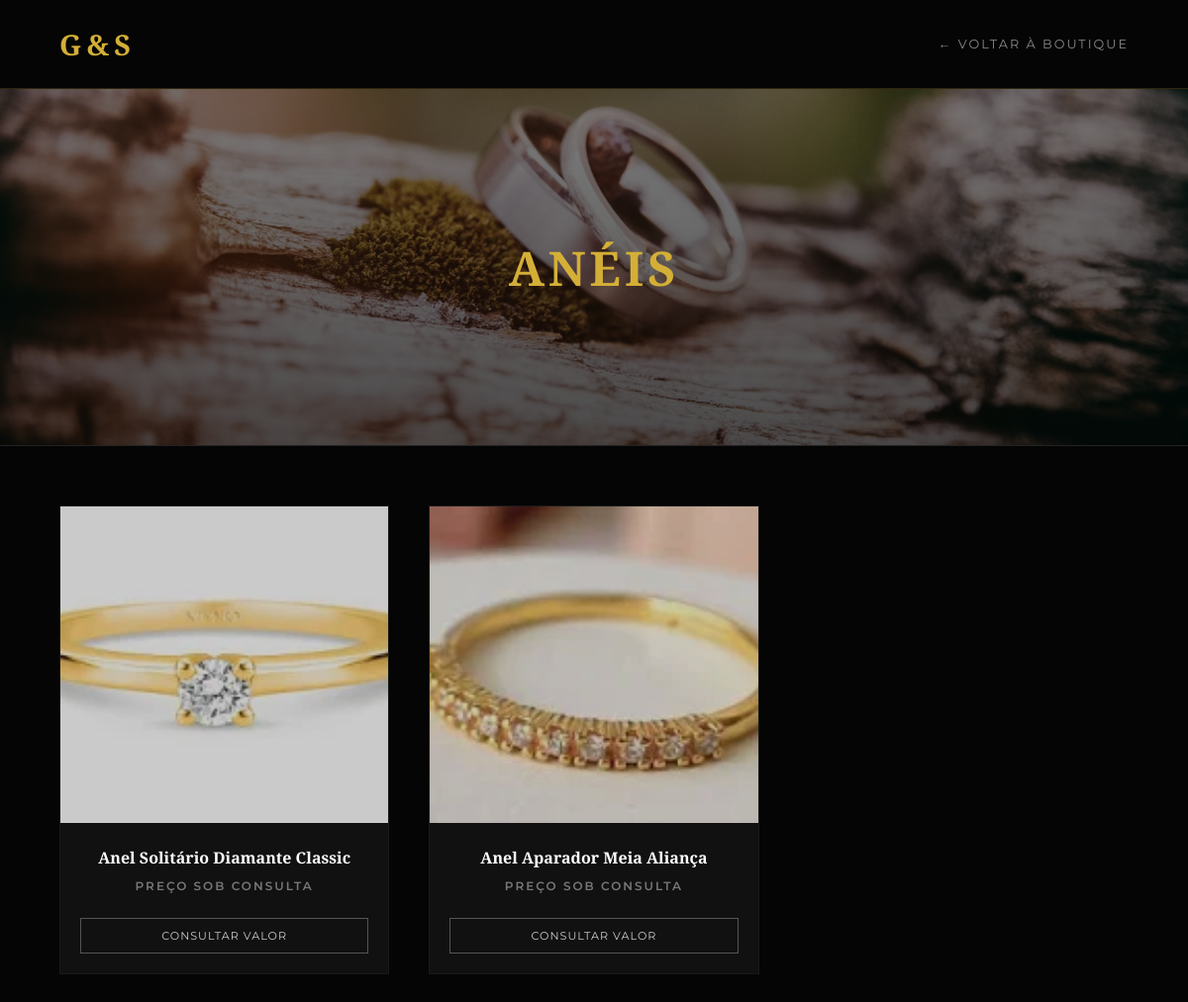
The page /categoria/aneis/ on the database its author committed.
### vendas/models.py (models this page shows, shortened)
class Categoria(models.Model):
    nome = models.CharField(max_length=100, verbose_name="Nome da Categoria")
    slug = models.SlugField(unique=True, help_text="Para a URL (ex: aneis-de-ouro)")
    icone = models.CharField(max_length=50, blank=True, null=True, help_text="Ícone (ex: fas fa-ring)")
    banner_imagem = models.ImageField(upload_to='categorias/banners/', null=True, blank=True, verbose_name="Banner da Categoria")

class Produto(models.Model):
    METAIS_CHOICES = [
        ('OURO', 'Ouro'),
        ('PRATA', 'Prata'),
    ]
    nome = models.CharField(max_length=200, verbose_name="Nome da Joia")
    tipo_metal = models.CharField(max_length=5, choices=METAIS_CHOICES, verbose_name="Metal")
    categoria = models.ForeignKey(Categoria, on_delete=models.SET_NULL, null=True, related_name='produtos', verbose_name="Categoria")
    peso_gramas = models.DecimalField(max_digits=10, decimal_places=3, verbose_name="Peso (g)")
    pureza = models.DecimalField(max_digits=5, decimal_places=3, default=0.750, help_text="Ex: 0.750 para 18k ou 0.925 para Prata")
    custo_mao_de_obra = models.DecimalField(max_digits=10, decimal_places=2, verbose_name="Mão de Obra (R$)")
    margem_lucro = models.DecimalField(max_digits=5, decimal_places=2, default=1.30, help_text="1.30 = 30% de lucro")
    preco_venda_atual = models.DecimalField(max_digits=12, decimal_places=2, editable=False, default=0.00)
    imagem = models.ImageField(upload_to='produtos/', null=True, blank=True, verbose_name="Foto da Joia")
    is_oportunidade = models.BooleanField(default=False, verbose_name="É Oportunidade?")
    preco_promocional = models.DecimalField(max_digits=12, decimal_places=2, null=True, blank=True, verbose_name="Preço Promocional (Opcional)")

### vendas/views.py (the view)
# urls.py: path('categoria/<str:slug_categoria>/', categoria_produtos, name='categoria'),
def categoria_produtos(request, slug_categoria):
    categoria_obj = get_object_or_404(Categoria, slug=slug_categoria)
    produtos = Produto.objects.filter(categoria=categoria_obj)
    return render(request, 'vendas/categoria.html', {
        'categoria': categoria_obj,
        'produtos': produtos
    })

### vendas/templates/vendas/categoria.html (shortened to what this page needs)
<!DOCTYPE html>
<html lang="pt-br">
<head>
</head>
<body>
<nav>
    <a href="{% url 'vitrine' %}" class="logo">G&S</a>
    <a href="{% url 'vitrine' %}" class="voltar">← Voltar à Boutique</a>
</nav>
<header class="hero-categoria" style="background: linear-gradient(rgba(0,0,0,0.5), rgba(0,0,0,0.7)),
    url('{% if categoria.banner_imagem %}{{ categoria.banner_imagem.url }}{% else %}https://images.unsplash.com/photo-1515562141207-7a88fb7ce338{% endif %}');
    background-size: cover; background-position: center;">
    <h1>{{ categoria.nome }}</h1>
</header>
<section class="vitrine-section">
    <div class="grid">
        {% for produto in produtos %}
        <div class="product-card">
            {% if produto.imagem %}
                <img src="{{ produto.imagem.url }}" alt="{{ produto.nome }}">
            {% else %}
                <div style="height: 320px; background: #222; display: flex; align-items: center; justify-content: center; color: #444;">Sem imagem</div>
            {% endif %}
            <div class="product-info">
                <h3>{{ produto.nome }}</h3>
                {% if user.is_authenticated %}
                    <div class="price">
                        {% if produto.is_oportunidade and produto.preco_promocional %}
                            <span style="text-decoration: line-through; color: #666; font-size: 0.8rem; margin-right: 5px;">R$ {{ produto.preco_venda_atual }}</span>
                            <span style="color: var(--ouro); font-size: 1.3rem;">R$ {{ produto.preco_promocional }}</span>
                            <span style="background: var(--ouro); color: var(--preto); font-size: 0.7rem; padding: 2px 6px; border-radius: 2px; margin-left: 8px; vertical-align: middle; font-weight: bold;">-{{ produto.percentual_desconto }}%</span>
                        {% else %}
                            R$ {{ produto.preco_venda_atual }}
                        {% endif %}
                    </div>
                    <a href="{% url 'negociar' produto.id %}" target="_blank" class="btn-pix" style="display: block; text-decoration: none; text-align: center; box-sizing: border-box;">
                        Negociar Agora
                    </a>
                {% else %}
                    <div class="price" style="font-size: 0.75rem; color: #777; text-transform: uppercase; letter-spacing: 2px; margin-bottom: 25px;">
                        Preço sob consulta
                    </div>
                    <a href="https://wa.me/5511971020414?text=Olá! Estava navegando na coleção e gostaria de saber o valor da peça: {{ produto.nome }}" target="_blank" class="btn-pix" style="background: transparent; border-color: #555; color: #ccc; display: block; text-decoration: none; text-align: center; box-sizing: border-box;">
                        Consultar Valor
                    </a>
                {% endif %}
            </div>
        </div>
        {% empty %}
        <div style="grid-column: 1/-1; text-align: center; padding: 50px 0;">
            <h3 style="color: #555; font-family: 'Cinzel', serif;">Nenhuma peça disponível nesta categoria no momento.</h3>
        </div>
        {% endfor %} </div>
</section>
</body>
</html>

### vendas/templates/vendas/categoria.html (style rules this page uses)
:root { --ouro: #D4AF37; --preto: #050505; --cinza-escuro: #111; }
body { margin: 0; font-family: 'Montserrat', sans-serif; background-color: var(--preto); color: white; }
nav { padding: 25px 5%; border-bottom: 1px solid rgba(212, 175, 55, 0.2); display: flex; justify-content: space-between; align-items: center; }
.logo { font-family: 'Cinzel', serif; font-size: 1.8rem; color: var(--ouro); text-decoration: none; letter-spacing: 5px; font-weight: 700; }
.voltar { color: #888; text-decoration: none; font-size: 0.8rem; text-transform: uppercase; letter-spacing: 2px; transition: 0.3s; }
.hero-categoria { height: 45vh; display: flex; align-items: center; justify-content: center; border-bottom: 1px solid #222; }
.hero-categoria h1 { font-family: 'Cinzel', serif; font-size: 3rem; color: var(--ouro); letter-spacing: 4px; text-transform: uppercase; }
.vitrine-section { padding: 60px 5%; max-width: 1300px; margin: 0 auto; }
.grid { display: grid; grid-template-columns: repeat(auto-fill, minmax(280px, 1fr)); gap: 40px; }
.product-card { background: var(--cinza-escuro); border: 1px solid #1a1a1a; transition: 0.5s; overflow: hidden; }
.product-card img { width: 100%; height: 320px; object-fit: cover; opacity: 0.8; transition: 0.5s; }
.product-info { padding: 20px; text-align: center; }
.product-info h3 { font-family: 'Cinzel', serif; font-size: 1rem; margin: 0 0 10px 0; color: #fff; }
.price { color: var(--ouro); font-weight: 600; font-size: 1.3rem; margin-bottom: 15px; }
.btn-pix { background: transparent; border: 1px solid var(--ouro); color: var(--ouro); padding: 10px; width: 100%; cursor: pointer; text-transform: uppercase; font-size: 0.7rem; letter-spacing: 1px; transition: 0.3s; }

### rows shown on the page
Categoria: banner_imagem (picture), nome "ANÉIS"
Produto: imagem (picture), nome "Anel Solitário Diamante Classic"
Produto: imagem (picture), nome "Anel Aparador Meia Aliança"
